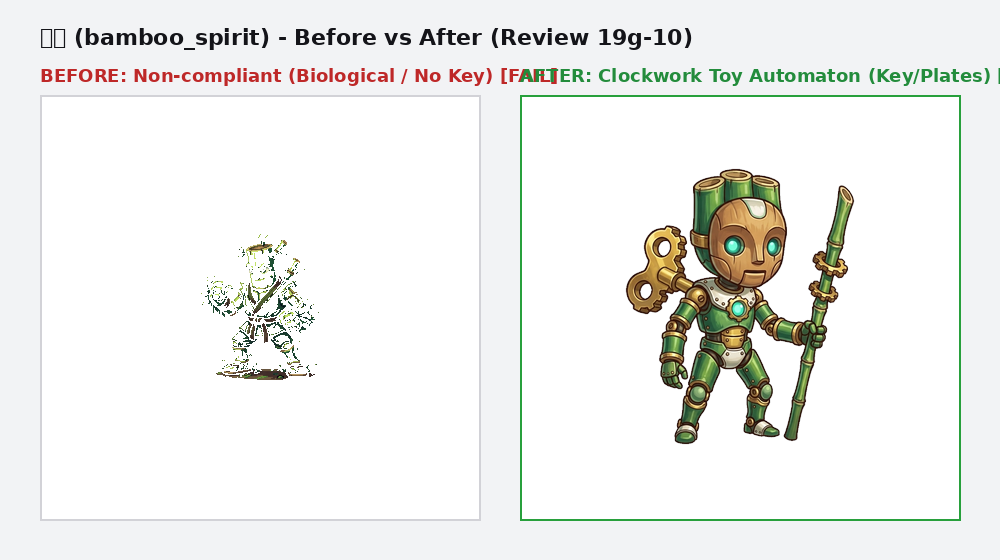
#> input picture proofs/enemy_audit/bamboo_spirit_compare.png, 1000 x 560 px, given in place of fog_hide_raw.png, which was not available
$ python build_compliant_portraits.py
#> lines starting #> are read from the running program, lines starting #| are printed output that depends on the picture; after the words box and inside, x2 and y2 are one past the last pixel; in counts of white or black regions, pixels touching at a corner belong together; pictures that were not available may be replaced by others from this repository, and a replacement may not be noted
#> further down, raw_fog is the input picture: PIL image 1000x560 RGBA; mean R, G, B, A 238.2, 238.7, 236.1, 254.8
#!/usr/bin/env python3
"""
tools/build_compliant_portraits.py
通用首領與角色半身像/頭像標準化生成工具：
- 剔除純白邊緣外框與白底，維持邊緣平滑
- 鋪設標準深色底板 PORTRAIT_BG (65, 45, 56, 255)
- 生成符合規範的 384x480 對話半身像與比對檢驗圖
"""
import os
from PIL import Image, ImageDraw, ImageFont
import numpy as np
from collections import deque

PORTRAIT_BG = (65, 45, 56, 255)
ROOT = "/opt/side/bravesoul-game"
REPO_PORTRAITS = os.path.join(ROOT, "game/assets/sprites/portraits")
PROOFS_DIR = os.path.join(ROOT, "proofs/enemy_audit")
BACKUP_DIR = "/tmp/old_portraits"

os.makedirs(BACKUP_DIR, exist_ok=True)
os.makedirs(PROOFS_DIR, exist_ok=True)

def remove_pure_white_bg(im, threshold=238):
#> called with threshold = 235
    im = im.convert("RGBA")
    w, h = im.size
#> w = 1000; h = 560
    arr = np.array(im)
    is_white = (arr[:, :, 0] > threshold) & (arr[:, :, 1] > threshold) & (arr[:, :, 2] > threshold)
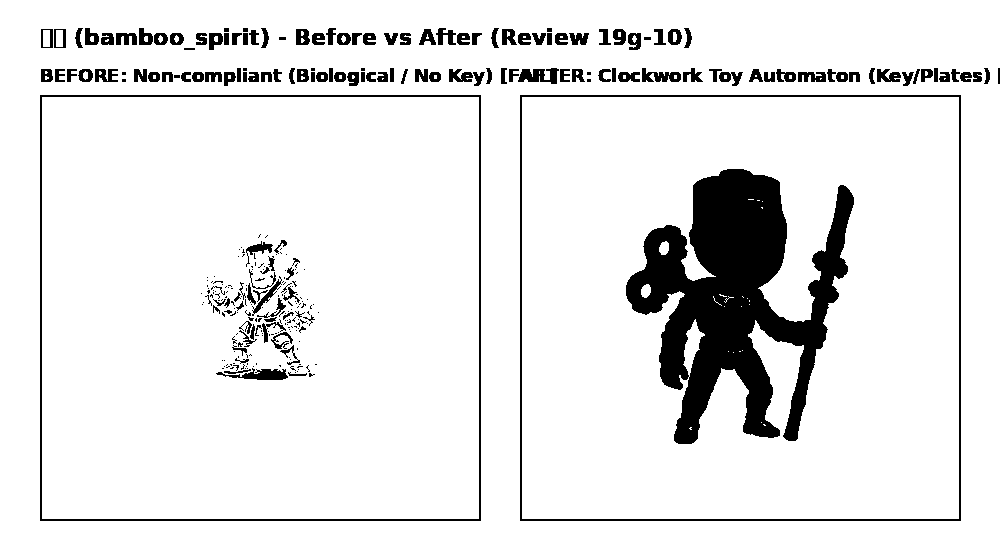
#> is_white: shape (560, 1000) bool; 90.8% white; 316 black regions (166 under 20 px), largest, box (x1, y1, x2, y2) and area: (626, 169, 854, 444) 29666, (40, 95, 481, 521) 3452, (520, 95, 961, 521) 3452
    visited = np.zeros((h, w), dtype=bool)
    bg_mask = np.zeros((h, w), dtype=bool)

    q = deque()
    for x in range(w):
        if is_white[0, x]:
            q.append((0, x)); visited[0, x] = True
        if is_white[h-1, x]:
            q.append((h-1, x)); visited[h-1, x] = True
#> visited: shape (560, 1000) bool; 0.36% white in thin lines or dots
    for y in range(h):
        if is_white[y, 0] and not visited[y, 0]:
            q.append((y, 0)); visited[y, 0] = True
        if is_white[y, w-1] and not visited[y, w-1]:
            q.append((y, w-1)); visited[y, w-1] = True
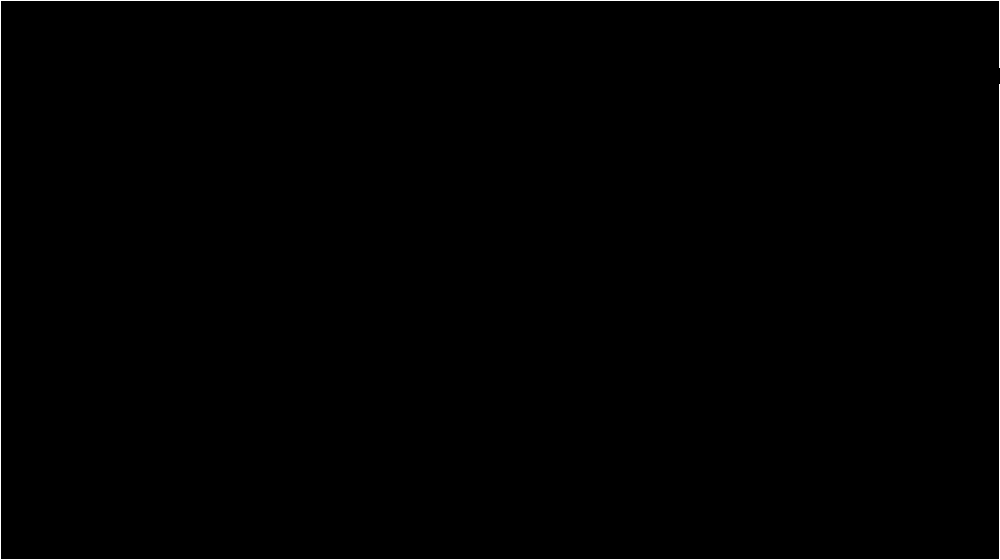
#> visited: shape (560, 1000) bool; 0.55% white in thin lines or dots

    while q:
        cy, cx = q.popleft()
        bg_mask[cy, cx] = True
        for dy, dx in ((-1,0), (1,0), (0,-1), (0,1)):
            ny, nx = cy + dy, cx + dx
            if 0 <= ny < h and 0 <= nx < w and not visited[ny, nx]:
                visited[ny, nx] = True
                if is_white[ny, nx]:
                    q.append((ny, nx))
#> this loop made 171471 passes
#> (cy, cx) on passes 1 to 3: (0, 0), (559, 0), (0, 1)
#> bg_mask: shape (560, 1000) bool; 30.6% white; 1 white region, box (x1, y1, x2, y2) and area: (0, 0, 1000, 560) 171471
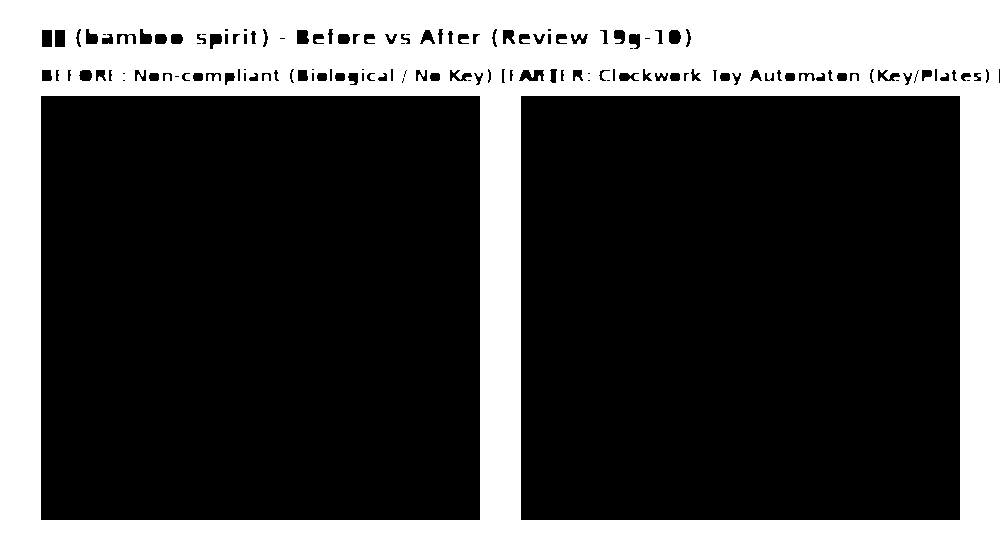
#> visited: shape (560, 1000) bool; 32.2% white; 1 white region, box (x1, y1, x2, y2) and area: (0, 0, 1000, 560) 180500

    arr[:, :, 3] = (~bg_mask).astype(np.uint8) * 255
    return Image.fromarray(arr)

# ==========================================
# 1. PROCESS FOG_HIDE (霧隱)
# ==========================================
print("Processing fog_hide...")
old_fog_hide_path = os.path.join(REPO_PORTRAITS, "fog_hide.png")
if os.path.exists(old_fog_hide_path):
    Image.open(old_fog_hide_path).save(os.path.join(BACKUP_DIR, "fog_hide.png"))

raw_fog = Image.open("/tmp/fog_hide_raw.png")
cut_fog = remove_pure_white_bg(raw_fog, threshold=235)
bbox_fog = cut_fog.getbbox()
#> bbox_fog = (40, 28, 1000, 521)
if bbox_fog is None:
    raise ValueError("No bbox for fog_hide")
crop_fog = cut_fog.crop(bbox_fog)

scale_fog = min(350 / crop_fog.width, 430 / crop_fog.height)
#> scale_fog = 0.365
w_fog = int(crop_fog.width * scale_fog)
#> w_fog = 350
h_fog = int(crop_fog.height * scale_fog)
#> h_fog = 179
res_fog = crop_fog.resize((w_fog, h_fog), Image.Resampling.LANCZOS)

canvas_fog = Image.new("RGBA", (384, 480), PORTRAIT_BG)
x_fog = (384 - w_fog) // 2
#> x_fog = 17
y_fog = 480 - h_fog - 15
#> y_fog = 286
canvas_fog.paste(res_fog, (x_fog, y_fog), res_fog)

dest_fog_hide = os.path.join(REPO_PORTRAITS, "fog_hide.png")
canvas_fog.save(dest_fog_hide, "PNG")
print(f"Saved {dest_fog_hide}")

# Head crop for fog_hide:
# In canvas_fog, character head is located roughly at:
# x: center (80, 304), y: (30, 254)
head_box_fog = (80, 35, 304, 259)
head_fog = canvas_fog.crop(head_box_fog).resize((488, 488), Image.Resampling.NEAREST)
head_fog_path = os.path.join(PROOFS_DIR, "fog_hide_portrait_head_crop.png")
head_fog.save(head_fog_path, "PNG")
print(f"Saved {head_fog_path}")

# Compare panel for fog_hide:
old_fog_im = Image.open(os.path.join(BACKUP_DIR, "fog_hide.png"))
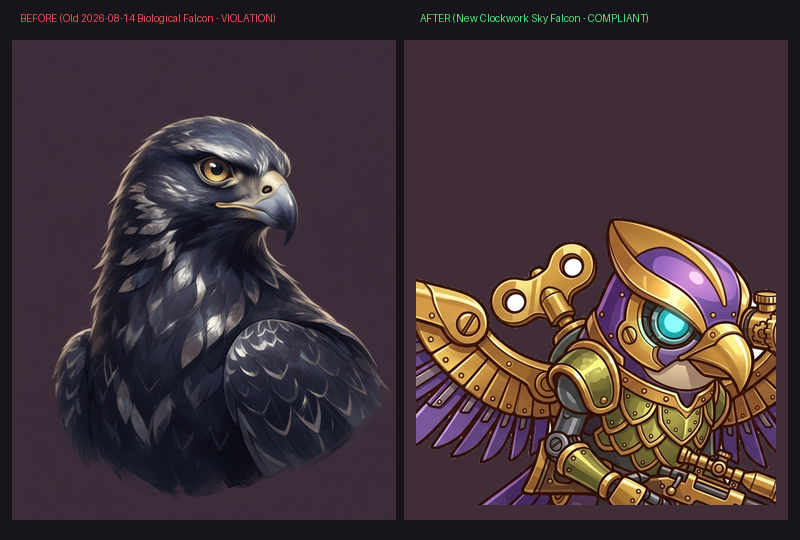
#> input picture proofs/enemy_audit/falcon_portrait_compare.png, 800 x 540 px, given in place of fog_hide.png, which was not available
#> old_fog_im is the input picture: PIL image 800x540 RGB; mean R, G, B 68, 52.3, 56.6
panel_fog = Image.new("RGB", (800, 540), (24, 20, 28))
draw_fog = ImageDraw.Draw(panel_fog)
panel_fog.paste(old_fog_im.convert("RGB").resize((384, 480), Image.Resampling.LANCZOS), (12, 40))
panel_fog.paste(canvas_fog.convert("RGB"), (404, 40))
draw_fog.text((20, 12), "BEFORE (Old 2026-08-31 Furry Fox - VIOLATION)", fill=(230, 80, 80))
draw_fog.text((420, 12), "AFTER (New Clockwork Grey Fox Ninja - COMPLIANT)", fill=(80, 230, 120))
compare_fog_path = os.path.join(PROOFS_DIR, "fog_hide_portrait_compare.png")
panel_fog.save(compare_fog_path, "PNG")
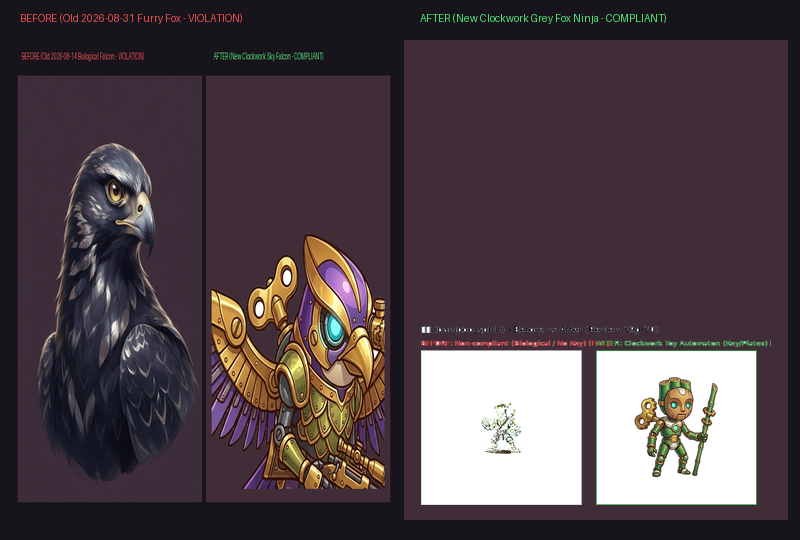
#> saved as fog_hide_portrait_compare.png: PIL image 800x540 RGB; mean R, G, B 81, 67.6, 73.3
print(f"Saved {compare_fog_path}")

# ==========================================
# 2. PROCESS BOAR (石拳 / 鋼牙豕)
# ==========================================
print("Processing boar...")
old_boar_path = os.path.join(REPO_PORTRAITS, "boar.png")
if os.path.exists(old_boar_path):
    Image.open(old_boar_path).save(os.path.join(BACKUP_DIR, "boar.png"))

raw_boar = Image.open("/tmp/boar_highres_raw.png")
cut_boar = remove_pure_white_bg(raw_boar, threshold=238)
#> in remove_pure_white_bg (call 2), `is_white = (arr[:, :, 0] > threshold) & (arr[:, :, 1] > threshold) & (..`: is_white: shape (540, 800) bool; 0.11% white; 24 white regions (21 under 20 px), largest, box (x1, y1, x2, y2) and area: (508, 295, 524, 311) 194, (565, 259, 581, 275) 193, (753, 349, 762, 358) 41
#> after the loop in remove_pure_white_bg (call 2), `for x in range(w):`: visited: shape (540, 800) bool; every value is 0
bbox_boar = cut_boar.getbbox()
#> bbox_boar = (0, 0, 800, 540)
if bbox_boar is None:
    raise ValueError("No bbox for boar")

# Crop from top of horns down to waist
crop_boar = cut_boar.crop((bbox_boar[0], bbox_boar[1], bbox_boar[2], min(cut_boar.height, bbox_boar[1] + 740)))
w_b, h_b = crop_boar.size
#> w_b = 800; h_b = 540

scale_boar = min(355 / w_b, 430 / h_b)
#> scale_boar = 0.444
new_w_b = int(w_b * scale_boar)
#> new_w_b = 355
new_h_b = int(h_b * scale_boar)
#> new_h_b = 239
resized_boar = crop_boar.resize((new_w_b, new_h_b), Image.Resampling.LANCZOS)

canvas_boar = Image.new("RGBA", (384, 480), PORTRAIT_BG)
paste_x_b = (384 - new_w_b) // 2
#> paste_x_b = 14
paste_y_b = (480 - new_h_b) // 2 + 5
#> paste_y_b = 125
canvas_boar.paste(resized_boar, (paste_x_b, paste_y_b), resized_boar)
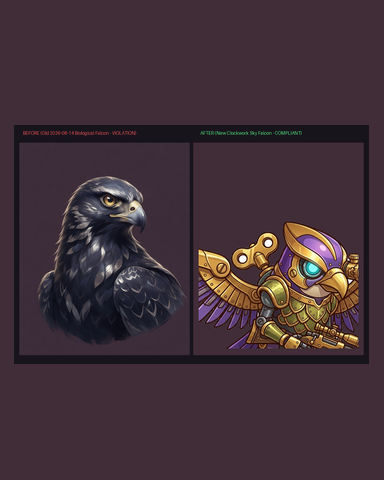
#> canvas_boar: PIL image 384x480 RGBA; mean R, G, B, A 66.4, 48.3, 56.3, 255

dest_boar = os.path.join(REPO_PORTRAITS, "boar.png")
canvas_boar.save(dest_boar, "PNG")
print(f"Saved {dest_boar}")

# Head crop for boar:
# Head, crest horns, tusks, and winding key:
head_box_boar = (80, 35, 304, 259)
head_boar = canvas_boar.crop(head_box_boar).resize((488, 488), Image.Resampling.NEAREST)
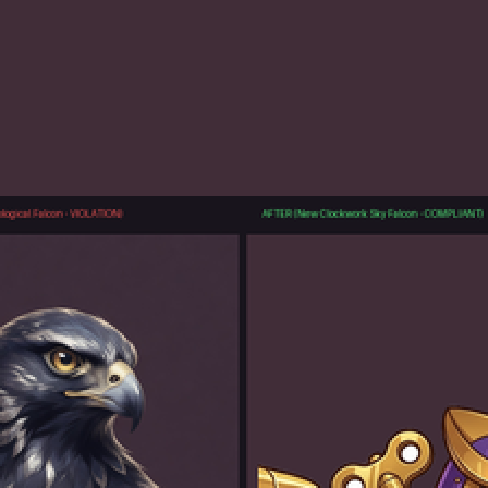
#> head_boar: PIL image 488x488 RGBA; mean R, G, B, A 65.5, 48.7, 57.3, 255
head_boar_path = os.path.join(PROOFS_DIR, "boar_portrait_head_crop.png")
head_boar.save(head_boar_path, "PNG")
print(f"Saved {head_boar_path}")

# Compare panel for boar:
#> (the run stopped early here; a loop or call above may not have finished)
